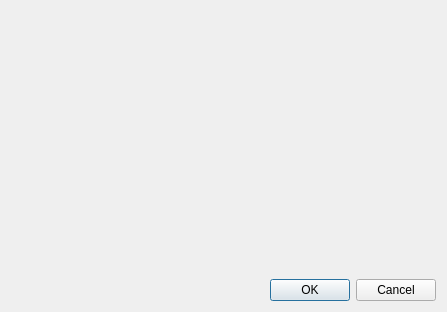
<?xml version="1.0" encoding="UTF-8"?>
<ui version="4.0">
 <class>UpdateSettingsDialog</class>
 <widget class="QWidget" name="UpdateSettingsDialog">
  <property name="geometry">
   <rect>
    <x>0</x>
    <y>0</y>
    <width>447</width>
    <height>312</height>
   </rect>
  </property>
  <property name="windowTitle">
   <string>Software Update Settings</string>
  </property>
  <layout class="QVBoxLayout" name="verticalLayout">
   <item>
    <widget class="UpdateSettingsWidget" name="widget" native="true"/>
   </item>
   <item>
    <widget class="QDialogButtonBox" name="buttonBox">
     <property name="standardButtons">
      <set>QDialogButtonBox::Cancel|QDialogButtonBox::Ok</set>
     </property>
    </widget>
   </item>
  </layout>
 </widget>
 <customwidgets>
  <customwidget>
   <class>UpdateSettingsWidget</class>
   <extends>QWidget</extends>
   <header>updatesettingswidget.h</header>
   <container>1</container>
  </customwidget>
 </customwidgets>
 <resources/>
 <connections/>
</ui>
